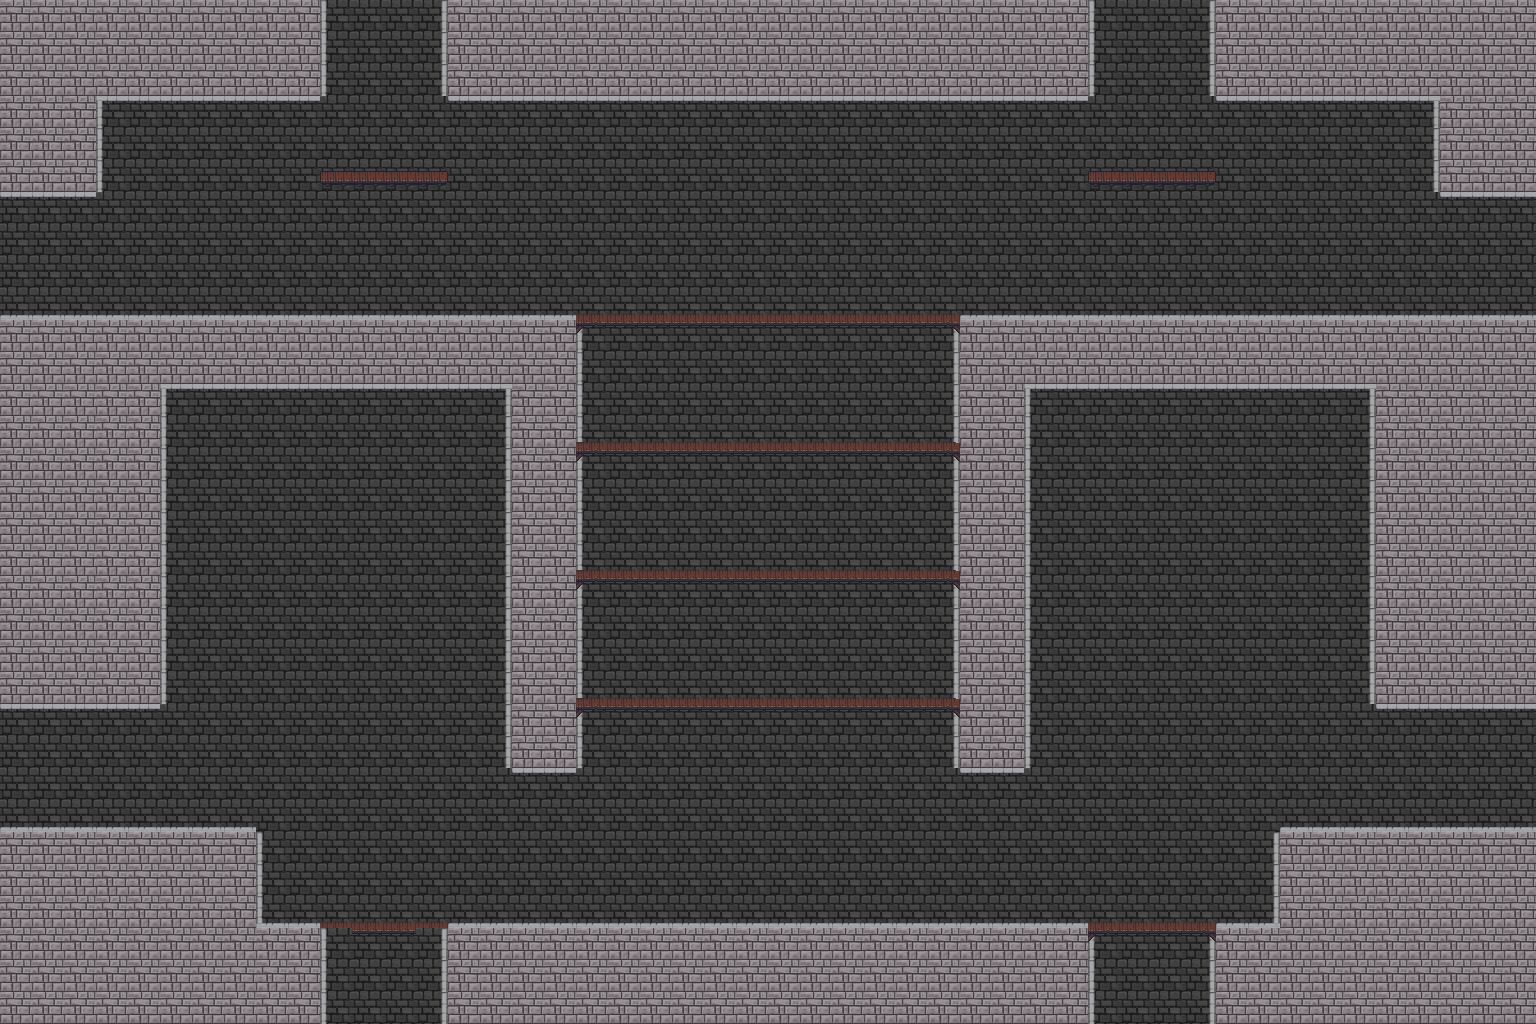

A 2D game scene composited from a Tiled map and its tileset images. What follows is a short description and the map's XML, with each tile layer's data collapsed to a summary:
An orthogonal 48x32 tile map with 32x32 px tiles, 3 tile layers (Слой тайлов 1, Слой тайлов 2, Fire), 5 tilesets and 9 objects.

<map version="1.0" orientation="orthogonal" renderorder="right-down" width="48" height="32" tilewidth="32" tileheight="32" nextobjectid="54">
 <properties>
  <property name="Down" value="Yes" />
  <property name="Height" type="float" value="10.24" />
  <property name="Left" value="Yes" />
  <property name="Right" value="Yes" />
  <property name="Up" value="Yes" />
  <property name="Width" type="float" value="15.36" />
 </properties>
 <tileset firstgid="1" name="wall" tilewidth="32" tileheight="32" tilecount="1" columns="1">
  <image source="../Resources/wall.jpg" width="32" height="32" />
  <tile id="0">
   <properties>
    <property name="Height" type="float" value="5.12" />
    <property name="Width" type="float" value="10.24" />
   </properties>
  </tile>
 </tileset>
 <tileset firstgid="2" name="castle" tilewidth="32" tileheight="32" spacing="1" margin="1" tilecount="465" columns="31">
  <image source="../Resources/castle.png" width="1024" height="512" />
 </tileset>
 <tileset firstgid="467" name="Fire" tilewidth="32" tileheight="64" tilecount="32" columns="8">
  <image source="../Resources/Fire.png" width="256" height="256" />
  <tile id="0">
   <properties>
    <property name="FireFrame" value="1" />
   </properties>
  </tile>
  <tile id="1">
   <properties>
    <property name="FireFrame" value="2" />
   </properties>
  </tile>
  <tile id="2">
   <properties>
    <property name="FireFrame" value="3" />
   </properties>
  </tile>
  <tile id="3">
   <properties>
    <property name="FireFrame" value="4" />
   </properties>
  </tile>
  <tile id="4">
   <properties>
    <property name="FireFrame" value="5" />
   </properties>
  </tile>
  <tile id="5">
   <properties>
    <property name="FireFrame" value="6" />
   </properties>
  </tile>
  <tile id="6">
   <properties>
    <property name="FireFrame" value="7" />
   </properties>
  </tile>
  <tile id="7">
   <properties>
    <property name="FireFrame" value="8" />
   </properties>
  </tile>
  <tile id="8">
   <properties>
    <property name="FireFrame" value="9" />
   </properties>
  </tile>
  <tile id="9">
   <properties>
    <property name="FireFrame" value="10" />
   </properties>
  </tile>
  <tile id="10">
   <properties>
    <property name="FireFrame" value="11" />
   </properties>
  </tile>
  <tile id="11">
   <properties>
    <property name="FireFrame" value="12" />
   </properties>
  </tile>
  <tile id="12">
   <properties>
    <property name="FireFrame" value="13" />
   </properties>
  </tile>
  <tile id="13">
   <properties>
    <property name="FireFrame" value="14" />
   </properties>
  </tile>
  <tile id="14">
   <properties>
    <property name="FireFrame" value="15" />
   </properties>
  </tile>
  <tile id="15">
   <properties>
    <property name="FireFrame" value="16" />
   </properties>
  </tile>
  <tile id="16">
   <properties>
    <property name="FireFrame" value="17" />
   </properties>
  </tile>
  <tile id="17">
   <properties>
    <property name="FireFrame" value="18" />
   </properties>
  </tile>
  <tile id="18">
   <properties>
    <property name="FireFrame" value="19" />
   </properties>
  </tile>
  <tile id="19">
   <properties>
    <property name="FireFrame" value="20" />
   </properties>
  </tile>
  <tile id="20">
   <properties>
    <property name="FireFrame" value="21" />
   </properties>
  </tile>
  <tile id="21">
   <properties>
    <property name="FireFrame" value="22" />
   </properties>
  </tile>
  <tile id="22">
   <properties>
    <property name="FireFrame" value="23" />
   </properties>
  </tile>
  <tile id="23">
   <properties>
    <property name="FireFrame" value="24" />
   </properties>
  </tile>
  <tile id="24">
   <properties>
    <property name="FireFrame" value="25" />
   </properties>
  </tile>
  <tile id="25">
   <properties>
    <property name="FireFrame" value="26" />
   </properties>
  </tile>
  <tile id="26">
   <properties>
    <property name="FireFrame" value="27" />
   </properties>
  </tile>
  <tile id="27">
   <properties>
    <property name="FireFrame" value="27" />
   </properties>
  </tile>
  <tile id="28">
   <properties>
    <property name="FireFrame" value="28" />
   </properties>
  </tile>
  <tile id="29">
   <properties>
    <property name="FireFrame" value="29" />
   </properties>
  </tile>
  <tile id="30">
   <properties>
    <property name="FireFrame" value="30" />
   </properties>
  </tile>
  <tile id="31">
   <properties>
    <property name="FireFrame" value="31" />
   </properties>
  </tile>
 </tileset>
 <tileset firstgid="499" name="Torch" tilewidth="34" tileheight="60" tilecount="1" columns="1">
  <image source="../Resources/Torch.png" width="34" height="60" />
 </tileset>
 <tileset firstgid="500" name="Wall_DelbekeHannes" tilewidth="32" tileheight="32" tilecount="1" columns="1">
  <image source="../Resources/Wall_DelbekeHannes.jpeg" width="32" height="32" />
 </tileset>
 <layer name="Слой тайлов 1" width="48" height="32">
  <data>[1536 cells, 1536 non-empty, 1 distinct tile ids]</data>
 </layer>
 <layer name="Слой тайлов 2" width="48" height="32">
  <data>[1536 cells, 744 non-empty, 8 distinct tile ids]</data>
 </layer>
 <layer name="Fire" width="48" height="32">
  <data>[1536 cells, 160 non-empty, 9 distinct tile ids]</data>
 </layer>
 <objectgroup name="platform">
  <object id="41" x="576" y="320">
   <polyline points="0,0 384,0" />
  </object>
  <object id="46" x="320" y="928">
   <polyline points="0,0 128,0" />
  </object>
  <object id="47" x="1088" y="928">
   <polyline points="0,0 128,0" />
  </object>
  <object id="49" x="446.563" y="184.66">
   <polyline points="0,0 -125.822,0 -125.52,-11.7675 -0.301732,-11.1641 -0.301732,-0.905196" />
  </object>
  <object id="50" x="1215.34" y="183.612">
   <polyline points="0,0 -126.468,-0.312266 -125.843,-10.9293 -0.936797,-10.3048 -0.936797,-1.87359" />
  </object>
  <object id="51" x="960" y="704">
   <polyline points="0,0 -384,0" />
  </object>
  <object id="52" x="960" y="576">
   <polyline points="0,0 -384,0" />
  </object>
  <object id="53" x="960" y="448">
   <polyline points="0,0 -384,0" />
  </object>
 </objectgroup>
 <objectgroup name="ground">
  <object id="48" x="256" y="832">
   <polyline points="0,0 -384,0 -384,-128 -96,-128 -96,-448 256,-448 256,-64 320,-64 320,-512 -352,-512 -352,-640 -160,-640 -160,-736 64,-736 64,-960 192,-960 192,-736 832,-736 832,-960 960,-960 960,-736 1184,-736 1184,-640 1408,-640 1408,-512 704,-512 704,-64 768,-64 768,-448 1120,-448 1120,-128 1408,-128 1408,0 1024,0 1024,96 960,96 960,288 832,288 832,96 192,96 192,288 64,288 64,96 0,96 0,0" />
  </object>
 </objectgroup>
</map>
